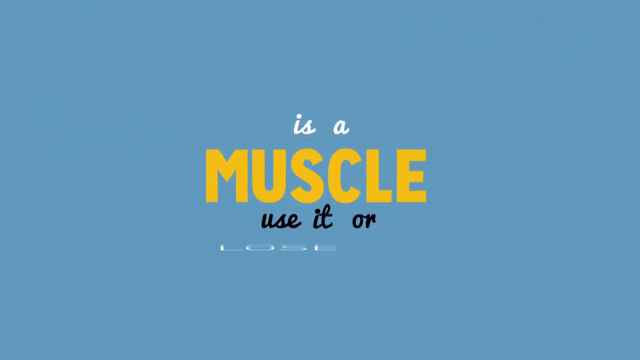
#> input picture frame 167 of day2/task2/test.mp4, 640 x 360 px
$ python main.py
#> lines starting #> are read from the running program, lines starting #| are printed output that depends on the picture; after the words box and inside, x2 and y2 are one past the last pixel; in counts of white or black regions, pixels touching at a corner belong together

import cv2 as cv
import numpy as np
import time

if __name__ == "__main__":

    print("hello from CV app")
    cap = cv.VideoCapture('test.mp4')


    while cap.isOpened():
        print("CV-loop")
        ret, frame = cap.read()
#> frame is the input picture: shape (360, 640, 3); mean B, G, R 182.5, 152.9, 99.6

        contours_num = 10000
        rectangle_num = 10000

        width = int(frame.shape[1])
#> width = 640
        height = int(frame.shape[0])
#> height = 360

        target_width = 700
        target_height = int((height/width)*target_width)
#> target_height = 393

        resized = cv.resize(frame, (target_width, target_height), interpolation=cv.INTER_AREA)
        frame = resized

        if not ret:
            print("Error. No frame")
            break

        gray = cv.cvtColor(frame, cv.COLOR_BGR2GRAY)
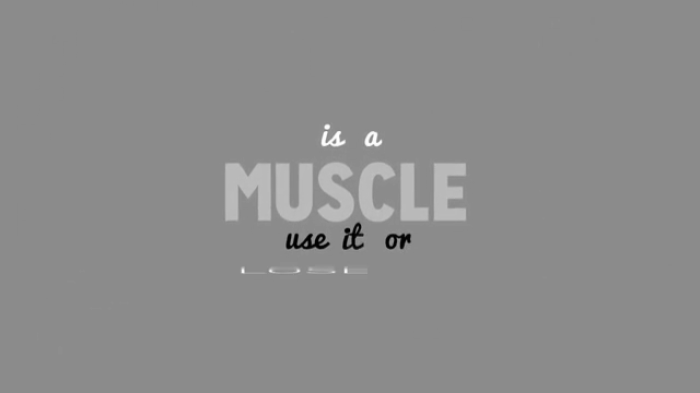
#> gray: shape (393, 700); min 0, max 254, mean 140.3

        edged = cv.Canny(gray, 30, 200)
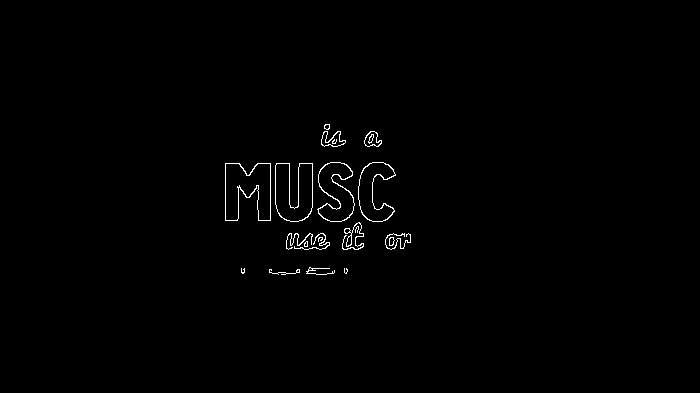
#> edged: shape (393, 700); 0.73% white in thin lines or dots, all inside (x1, y1, x2, y2) = (225, 124, 411, 275)
        contours, hierarchy = cv.findContours(edged, cv.RETR_EXTERNAL, cv.CHAIN_APPROX_NONE)
#> contours = 19 contours, 8 with area under 20; largest, box (x1, y1, x2, y2) and area: (225, 163, 271, 221) 1904, (275, 163, 313, 222) 1618, (317, 162, 355, 222) 1402, (358, 162, 396, 222) 1214, (321, 131, 346, 147) 204
        cv.drawContours(frame, contours, -1, (0, 255, 0), 1) # contours[0:7]
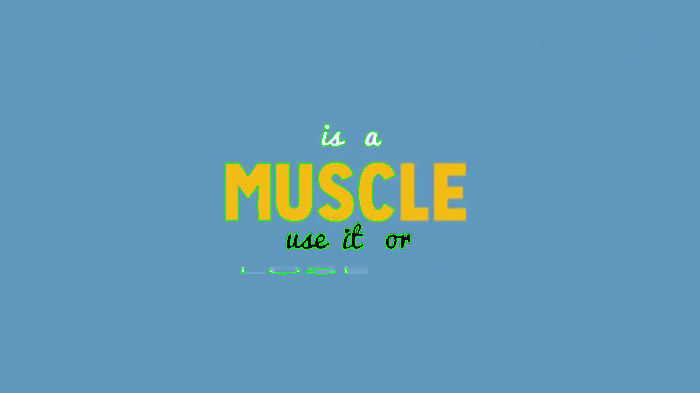
#> frame: shape (393, 700, 3); mean B, G, R 181.7, 153.6, 98.8


        for cnt in contours: #[0:rectangle_num]
            x, y, w, h = cv.boundingRect(cnt)
            cv.rectangle(frame, (x, y), (x + w, y + h), (0, 0, 255), 2)
#> this loop made 19 passes
#> (x, y, w, h) on passes 1 to 12: (269, 269, 31, 6), (344, 268, 4, 6), (241, 268, 4, 6), (306, 267, 29, 8), (304, 241, 4, 6), (389, 237, 6, 9), (318, 237, 5, 5), (385, 233, 26, 17), (294, 233, 36, 17), (286, 233, 27, 17), (355, 226, 4, 7), (342, 222, 22, 28)
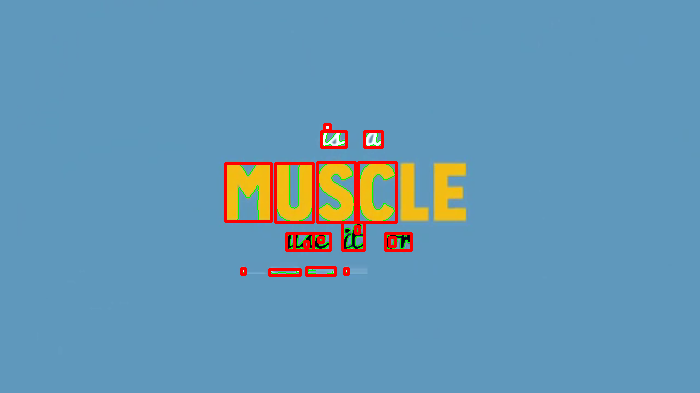
#> frame: shape (393, 700, 3); 1.67% of pixels changed, all inside (x1, y1, x2, y2) = (224, 123, 413, 277)


        cv.imshow('Contours', frame)

        time.sleep(0.05)
        if cv.waitKey(1) == ord('q'):
#> (key q is pressed here)
            break
    cap.release()
    cv.destroyAllWindows()
    print("buy from CV app")

$ run again, starting later in the video
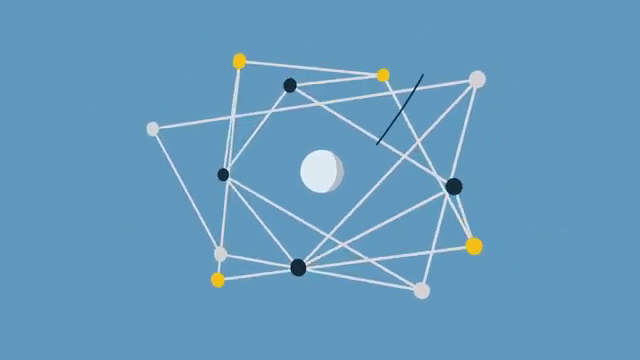
#> input picture frame 753 of day2/task2/test.mp4, 640 x 360 px
#> frame is the input picture: shape (360, 640, 3); mean B, G, R 188.8, 154.4, 100.4
#> `edged = cv.Canny(gray, 30, 200)`:
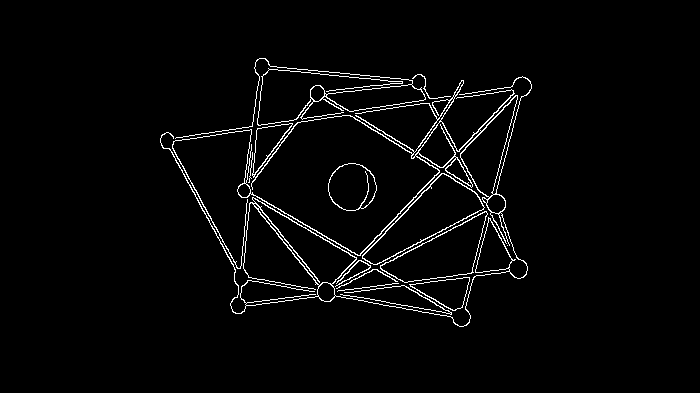
#> edged: shape (393, 700); 2.7% white in thin lines or dots, all inside (x1, y1, x2, y2) = (160, 58, 532, 327)
#> contours = 13 contours, 4 with area under 20; largest, box (x1, y1, x2, y2) and area: (160, 76, 532, 327) 9298, (362, 173, 485, 265) 4284, (380, 211, 488, 283) 3634, (175, 58, 426, 139) 1840, (328, 163, 377, 211) 1764
#> the loop `for cnt in contours:` made 13 passes
#> (x, y, w, h) on passes 1 to 8: (340, 285, 112, 30), (337, 283, 62, 9), (409, 277, 61, 34), (336, 269, 62, 20), (335, 260, 36, 27), (507, 245, 1, 1), (380, 211, 108, 72), (362, 173, 123, 92)
#> after the loop `for cnt in contours:`:
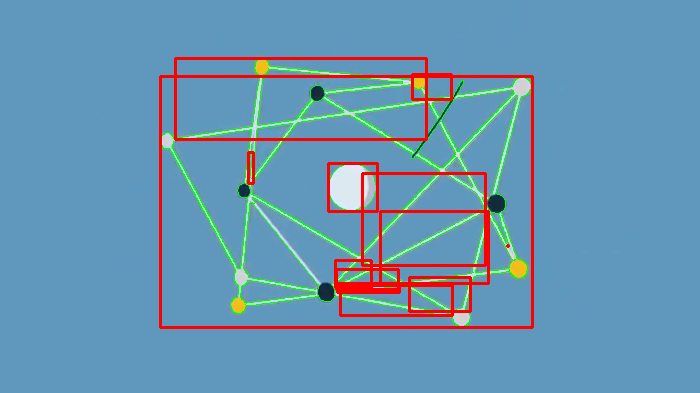
#> frame: shape (393, 700, 3); mean B, G, R 176.7, 149.2, 103.3

$ run again, starting later in the video
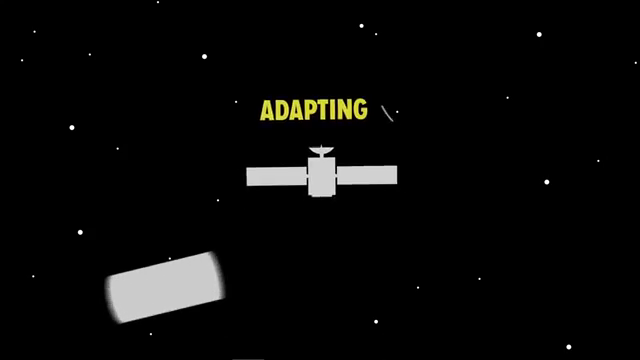
#> input picture frame 1339 of day2/task2/test.mp4, 640 x 360 px
#> frame is the input picture: shape (360, 640, 3); mean B, G, R 8.6, 9.4, 9.5
#> `edged = cv.Canny(gray, 30, 200)`:
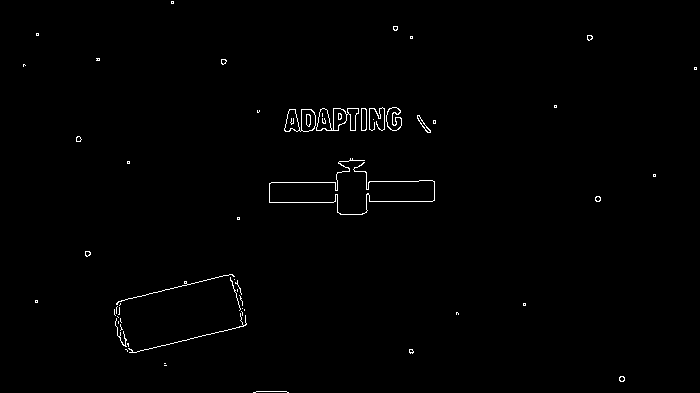
#> edged: shape (393, 700); 0.75% white in thin lines or dots
#> contours = 55 contours, 43 with area under 20; largest, box (x1, y1, x2, y2) and area: (316, 108, 359, 131) 591, (284, 109, 316, 132) 508, (386, 107, 402, 131) 233, (361, 108, 367, 131) 109, (417, 115, 431, 133) 58
#> the loop `for cnt in contours:` made 55 passes
#> (x, y, w, h) on passes 1, 2, 5, 6, 7, 8, 10, 11: (253, 391, 36, 2), (619, 376, 6, 6), (409, 349, 5, 5), (125, 349, 3, 3), (127, 343, 2, 4), (120, 324, 3, 7), (120, 318, 2, 5), (115, 318, 12, 29)
#> after the loop `for cnt in contours:`:
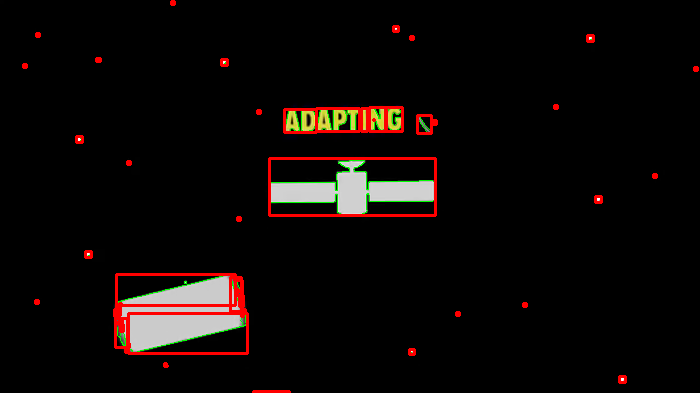
#> frame: shape (393, 700, 3); mean B, G, R 7, 8.7, 13.7
